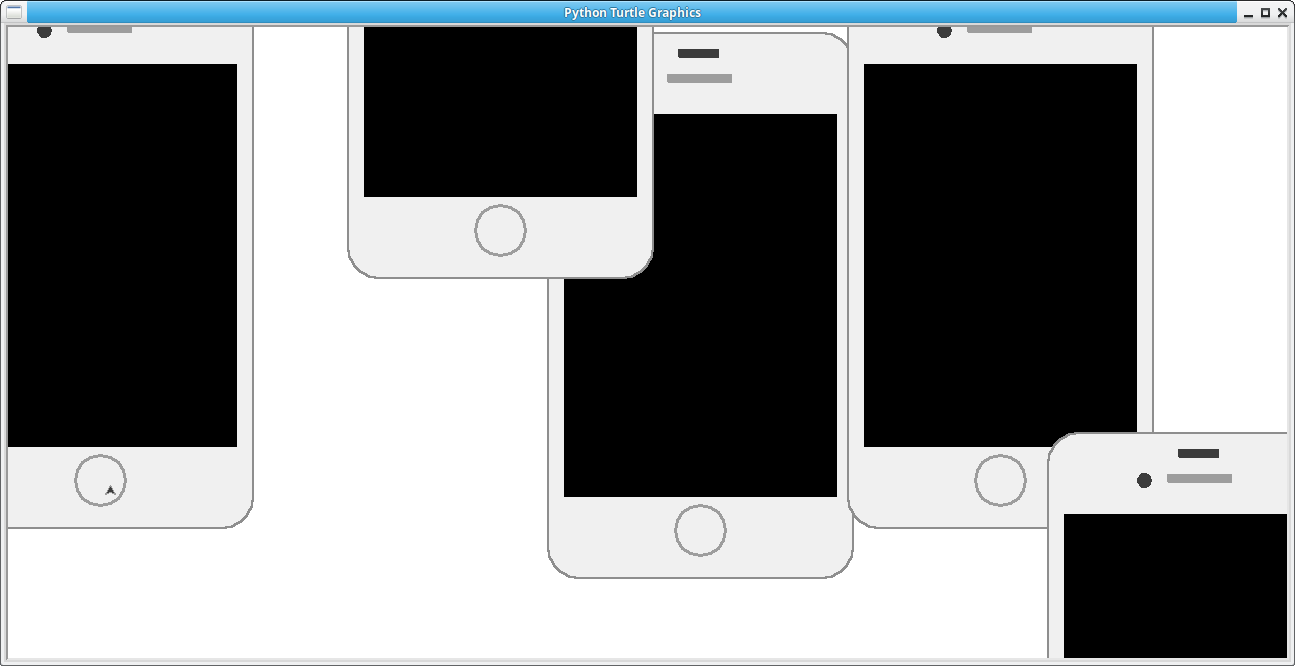

Write the Python code that produced this figure.
import turtle
turtle.setup(1300,800,0,0)

def round_rectangle(length,high,cor_angle,cor_rad):    
    for i in range(2):
        turtle.fd(high)
        turtle.circle(cor_rad,cor_angle)
        turtle.fd(length)
        turtle.circle(cor_rad,cor_angle)      
    
def draw_phone(x,y):    
    pythonsize=3
    turtle.pensize(pythonsize)
    turtle.speed(30)
    turtle.seth(90)

    turtle.pencolor("#8E8e8e")
    turtle.penup()  
    turtle.goto(x+202,y+-202)
    turtle.pendown()
    round_rectangle(244,484,90,30)

    turtle.penup()  
    turtle.goto(x+200,y+-200)
    turtle.pendown()
    turtle.begin_fill()
    turtle.color("#F0F0F0")
    round_rectangle(240,480,90,30)
    turtle.end_fill()
    
    turtle.pencolor("black")
    turtle.penup()  
    turtle.goto(x+185,y+-150)
    turtle.pendown()
    turtle.begin_fill()
    turtle.color("black")
    round_rectangle(270,380,90,0)
    turtle.end_fill()
 
    turtle.penup()  
    turtle.goto(x+80,y+265)
    turtle.pendown()
    turtle.begin_fill()
    turtle.color("#9d9d9d")
    round_rectangle(60,4,90,1)
    turtle.end_fill()
 
    turtle.penup()  
    turtle.goto(x+67,y+290)
    turtle.pendown()
    turtle.begin_fill()
    turtle.color("#3c3c3c")
    round_rectangle(36,4,90,1)
    turtle.end_fill()
   
    turtle.penup()  
    turtle.goto(x+0,y+265)
    turtle.pendown()
    turtle.begin_fill()
    turtle.color("#3c3c3c")
    turtle.circle(6,360)
    turtle.end_fill()
  
    turtle.pencolor("#9d9d9d")
    turtle.penup()  
    turtle.goto(x+75,y+-185)
    turtle.pendown()
    turtle.circle(25,360)
    
    turtle.pencolor("#9d9d9d")
    turtle.penup()  
    turtle.goto(x+60,y+-190)
    turtle.pendown()    
    

def main():
    draw_phone(0,0)
    draw_phone(300,50)
    draw_phone(500,-400)
    draw_phone(-200,300)
    draw_phone(-600,50)
    turtle.exitonclick()
    
main()
